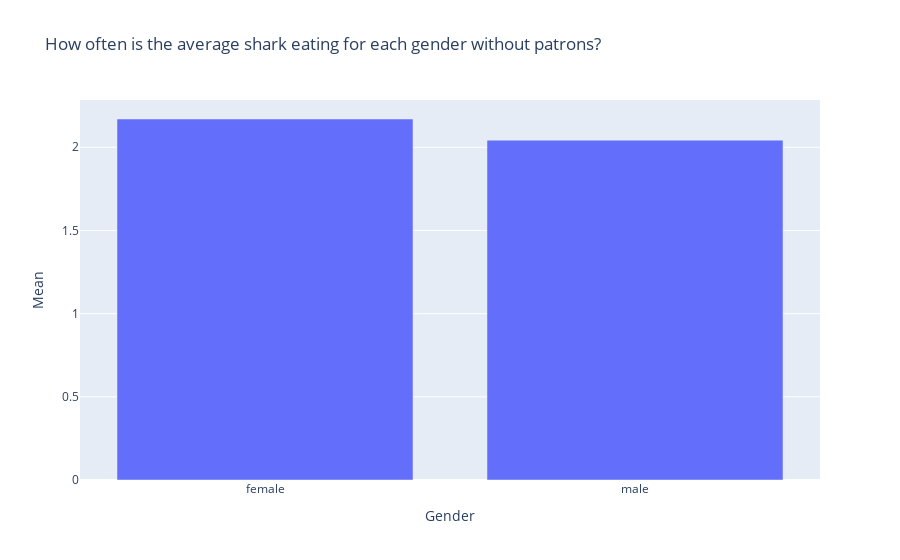

Notebook code for this chart:
### Code cell
#Average Mean Graphs Gender - During Covid

all_sharks_eat_covid = eat_covid[["female","male"]]
all_sharks_eat_covid["female"] = all_sharks_eat_covid["female"] / female_sharks_feeding_covid
all_sharks_eat_covid["male"] = all_sharks_eat_covid["male"] / male_sharks_feeding_covid
eat_covid_means = pd.DataFrame(round(all_sharks_eat_covid.mean(), 3)).reset_index()
eat_covid_means.columns = ["Gender","Mean"]
eat_covid_means = eat_covid_means.sort_values(by = "Mean", ascending = False)
print(eat_covid_means) 
px.bar(eat_covid_means, x = "Gender", y = "Mean", title = "How often is the average shark eating for each gender without patrons?")

### Figure 1 — Plotly figure (JSON) as saved in the notebook; plotly's stock layout.template omitted (floating-point values rounded to 4 significant figures)
{"data": [{"alignmentgroup": "True", "hovertemplate": "Gender=%{x}<br>Mean=%{y}<extra></extra>", "legendgroup": "", "marker": {"color": "#636efa"}, "name": "", "offsetgroup": "", "orientation": "v", "showlegend": false, "textposition": "auto", "type": "bar", "x": ["female", "male"], "xaxis": "x", "y": [2.17, 2.043], "yaxis": "y"}], "layout": {"barmode": "relative", "legend": {"tracegroupgap": 0}, "title": {"text": "How often is the average shark eating for each gender without patrons?"}, "xaxis": {"anchor": "y", "domain": [0, 1], "title": {"text": "Gender"}}, "yaxis": {"anchor": "x", "domain": [0, 1], "title": {"text": "Mean"}}}}
